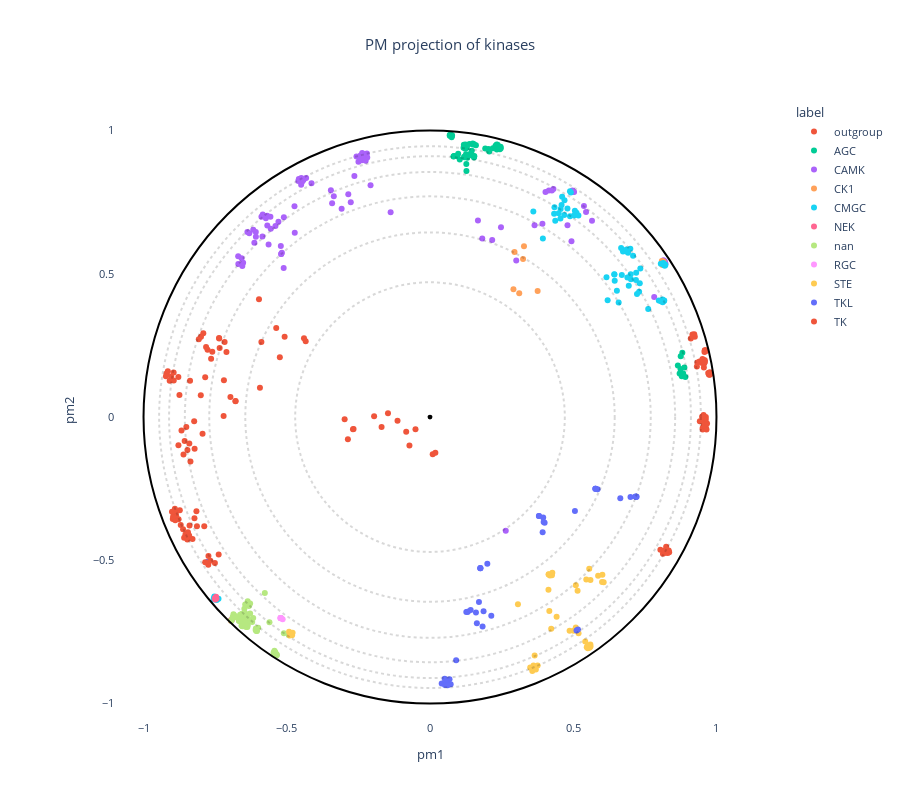

The code cell stored with this chart in its notebook:
### Code cell
# OPTIONS =================================================
#Here you can set different parameters to color & annotate the resulting projection:
title = "PM projection of kinases" 
#----------------------------------------------------------
# Select the coloring from annotation .csv file:
labels_name = "label"
# Select classes to label among the "labels_name" or "second_labels_name" column (comma separated list):
second_labels_name = ""
labels_text = []
show_text = False
#----------------------------------------------------------
# Use a custom color palette:
color_palette = colour_palette #Default: None
use_custom_palette = True
#==========================================================


#Check projection visualization parameters
#Labels name
if labels_name == "":
    labels_name = None
elif labels_name not in annotation_names:
    raise NameError(f"labels_name {labels_name} is not in the availables annotations.\nAvailables annotations: {annotation_names}")
#Second labels name
if second_labels_name == "":
    second_labels_name = None
elif second_labels_name not in annotation_names:
    raise NameError(f'"second_labels_name" {second_labels_name} is not in the availables annotations.\nAvailables annotations: {annotation_names}')

if not use_custom_palette:
    color_palette = None

#Plot graph
fig = plot_embedding_interactive(df_embedding, 
                                 labels_name = labels_name,
                                 second_labels_name = second_labels_name, 
                                 show_text = show_text,
                                 labels_text = labels_text,
                                 color_palette = color_palette, 
                                 title = title, 
                                 fontsize = 11)
fig.show()

### Figure 1 — Plotly figure (JSON) as saved in the notebook; plotly's stock layout.template omitted (floating-point values rounded to 4 significant figures; data arrays with more than 128 entries replaced by an {"elided": "..."} marker saying what was removed)
{"data": [{"customdata": {"elided": "62x3 mixed values"}, "hovertemplate": "<b>%{hovertext}</b><br><br>label=%{customdata[2]}<br>pm1=%{x}<br>pm2=%{y}<br>proteins_id=%{customdata[0]}<br>accession=%{customdata[1]}<extra></extra>", "hovertext": ["outgroup", "outgroup", "outgroup", "outgroup", "outgroup", "outgroup", "outgroup", "outgroup", "outgroup", "outgroup", "outgroup", "outgroup", "outgroup", "outgroup", "outgroup", "outgroup", "outgroup", "outgroup", "outgroup", "outgroup", "outgroup", "outgroup", "outgroup", "outgroup", "outgroup", "outgroup", "outgroup", "outgroup", "outgroup", "outgroup", "outgroup", "outgroup", "outgroup", "outgroup", "outgroup", "outgroup", "outgroup", "outgroup", "outgroup", "outgroup", "outgroup", "outgroup", "outgroup", "outgroup", "outgroup", "outgroup", "outgroup", "outgroup", "outgroup", "outgroup", "outgroup", "outgroup", "outgroup", "outgroup", "outgroup", "outgroup", "outgroup", "outgroup", "outgroup", "outgroup", "outgroup", "outgroup"], "legendgroup": "outgroup", "marker": {"color": "#EF553B", "symbol": "circle"}, "mode": "markers", "name": "outgroup", "orientation": "v", "showlegend": true, "type": "scatter", "x": [0.8043, 0.8131, 0.8297, 0.8349, 0.8334, 0.8241, 0.8262, 0.822, 0.8187, 0.9652, 0.9573, 0.9516, 0.952, 0.9628, 0.9618, 0.9574, 0.9561, 0.9671, 0.9549, 0.9626, 0.9419, 0.9628, 0.9567, 0.9546, 0.9498, 0.9582, 0.9614, 0.9617, 0.9625, 0.9592, 0.9607, 0.9593, 0.9316, 0.941, 0.9333, 0.9561, 0.9549, 0.9594, 0.9569, 0.95, 0.95, 0.9512, 0.9562, 0.9597, 0.9224, 0.9161, 0.921, 0.9244, 0.9103, 0.9179, 0.9778, 0.9736, 0.9755, 0.9799, 0.9795, 0.9712, 0.9749, 0.9767, 0.9775, 0.9771, 0.9755, 0.9775], "xaxis": "x", "y": [-0.4629, -0.4774, -0.4746, -0.4715, -0.4657, -0.4679, -0.4627, -0.4732, -0.4654, -0.04318, -0.03924, -0.03799, -0.04363, -0.03625, -0.01881, -0.02179, -0.02812, -0.02244, 0.007546, -0.008613, -0.01483, 0.0002048, 0.0002433, -0.006671, 0.001252, 0.2273, 0.2295, 0.2337, 0.2312, 0.2333, 0.2317, 0.2311, 0.177, 0.194, 0.1905, 0.1735, 0.199, 0.1984, 0.1875, 0.1945, 0.1884, 0.203, 0.1933, 0.1925, 0.2893, 0.2883, 0.2847, 0.2808, 0.274, 0.2818, 0.1484, 0.149, 0.1476, 0.1525, 0.1541, 0.1535, 0.152, 0.1562, 0.1526, 0.154, 0.1541, 0.1512], "yaxis": "y"}, {"customdata": {"elided": "64x3 mixed values"}, "hovertemplate": "<b>%{hovertext}</b><br><br>label=%{customdata[2]}<br>pm1=%{x}<br>pm2=%{y}<br>proteins_id=%{customdata[0]}<br>accession=%{customdata[1]}<extra></extra>", "hovertext": ["AGC", "AGC", "AGC", "AGC", "AGC", "AGC", "AGC", "AGC", "AGC", "AGC", "AGC", "AGC", "AGC", "AGC", "AGC", "AGC", "AGC", "AGC", "AGC", "AGC", "AGC", "AGC", "AGC", "AGC", "AGC", "AGC", "AGC", "AGC", "AGC", "AGC", "AGC", "AGC", "AGC", "AGC", "AGC", "AGC", "AGC", "AGC", "AGC", "AGC", "AGC", "AGC", "AGC", "AGC", "AGC", "AGC", "AGC", "AGC", "AGC", "AGC", "AGC", "AGC", "AGC", "AGC", "AGC", "AGC", "AGC", "AGC", "AGC", "AGC", "AGC", "AGC", "AGC", "AGC"], "legendgroup": "AGC", "marker": {"color": "#00cc96", "symbol": "circle"}, "mode": "markers", "name": "AGC", "orientation": "v", "showlegend": true, "type": "scatter", "x": [0.8809, 0.8752, 0.8789, 0.8714, 0.8914, 0.8839, 0.8652, 0.888, 0.8745, 0.06893, 0.07084, 0.06911, 0.07323, 0.07308, 0.07199, 0.07544, 0.0769, 0.07616, 0.2068, 0.2044, 0.1928, 0.1182, 0.1236, 0.1286, 0.117, 0.123, 0.2198, 0.2327, 0.2359, 0.2311, 0.2308, 0.244, 0.2471, 0.2464, 0.2336, 0.2288, 0.2333, 0.2374, 0.2396, 0.2438, 0.1376, 0.1492, 0.1505, 0.1537, 0.1603, 0.1545, 0.1536, 0.1543, 0.1451, 0.1389, 0.1388, 0.1196, 0.1192, 0.1268, 0.1272, 0.08426, 0.09483, 0.09837, 0.083, 0.08198, 0.1039, 0.1256, 0.1303, 0.1458], "xaxis": "x", "y": [0.2243, 0.2126, 0.1427, 0.1525, 0.1403, 0.1519, 0.1797, 0.1731, 0.1675, 0.9845, 0.9856, 0.9818, 0.985, 0.9827, 0.9811, 0.9765, 0.9835, 0.9813, 0.9272, 0.9362, 0.9379, 0.9508, 0.9518, 0.9405, 0.9404, 0.937, 0.9387, 0.9515, 0.951, 0.9416, 0.9447, 0.9397, 0.9382, 0.9437, 0.9459, 0.9472, 0.9339, 0.9392, 0.9449, 0.9346, 0.9531, 0.955, 0.9512, 0.9524, 0.9492, 0.9118, 0.9062, 0.9096, 0.9139, 0.917, 0.9172, 0.9074, 0.9091, 0.8835, 0.8588, 0.9115, 0.9105, 0.9191, 0.9105, 0.9093, 0.8994, 0.9176, 0.9056, 0.9296], "yaxis": "y"}, {"customdata": {"elided": "83x3 mixed values"}, "hovertemplate": "<b>%{hovertext}</b><br><br>label=%{customdata[2]}<br>pm1=%{x}<br>pm2=%{y}<br>proteins_id=%{customdata[0]}<br>accession=%{customdata[1]}<extra></extra>", "hovertext": ["CAMK", "CAMK", "CAMK", "CAMK", "CAMK", "CAMK", "CAMK", "CAMK", "CAMK", "CAMK", "CAMK", "CAMK", "CAMK", "CAMK", "CAMK", "CAMK", "CAMK", "CAMK", "CAMK", "CAMK", "CAMK", "CAMK", "CAMK", "CAMK", "CAMK", "CAMK", "CAMK", "CAMK", "CAMK", "CAMK", "CAMK", "CAMK", "CAMK", "CAMK", "CAMK", "CAMK", "CAMK", "CAMK", "CAMK", "CAMK", "CAMK", "CAMK", "CAMK", "CAMK", "CAMK", "CAMK", "CAMK", "CAMK", "CAMK", "CAMK", "CAMK", "CAMK", "CAMK", "CAMK", "CAMK", "CAMK", "CAMK", "CAMK", "CAMK", "CAMK", "CAMK", "CAMK", "CAMK", "CAMK", "CAMK", "CAMK", "CAMK", "CAMK", "CAMK", "CAMK", "CAMK", "CAMK", "CAMK", "CAMK", "CAMK", "CAMK", "CAMK", "CAMK", "CAMK", "CAMK", "CAMK", "CAMK", "CAMK"], "legendgroup": "CAMK", "marker": {"color": "#ab63fa", "symbol": "circle"}, "mode": "markers", "name": "CAMK", "orientation": "v", "showlegend": true, "type": "scatter", "x": [0.8221, 0.8198, 0.8181, 0.8152, 0.4032, 0.2645, 0.4308, 0.415, 0.4255, 0.4939, 0.5447, 0.5655, 0.5373, 0.4799, 0.4986, 0.5029, 0.4972, 0.7827, -0.2639, -0.2075, -0.2204, -0.2367, -0.2307, -0.2377, -0.219, -0.2566, -0.2245, -0.2497, -0.2427, -0.236, -0.2449, 0.3649, 0.3924, -0.5207, -0.5108, -0.517, -0.5194, -0.5194, -0.4721, -0.5839, -0.5884, -0.1374, -0.473, -0.6374, -0.6307, -0.6078, -0.6081, -0.6131, -0.617, -0.3417, -0.3459, -0.3358, -0.3085, -0.2766, -0.2852, -0.5729, -0.5682, -0.557, -0.6691, -0.6523, -0.6551, -0.6577, -0.6696, -0.5102, -0.529, -0.5849, -0.5634, -0.5679, -0.5558, -0.5396, -0.4596, -0.4493, -0.4579, -0.4136, -0.4325, -0.4417, -0.4458, -0.4498, 0.1824, 0.2171, 0.2478, 0.1673, 0.3011], "xaxis": "x", "y": [0.5355, 0.5418, 0.5452, 0.5472, 0.7861, -0.3971, 0.7958, 0.7914, 0.7907, 0.6139, 0.7156, 0.6852, 0.7366, 0.6696, 0.7858, 0.7855, 0.791, 0.4195, 0.842, 0.8093, 0.9205, 0.922, 0.9172, 0.8967, 0.9061, 0.9095, 0.8945, 0.8917, 0.913, 0.9065, 0.9014, 0.6698, 0.675, 0.5972, 0.5208, 0.5735, 0.5691, 0.5689, 0.6433, 0.7074, 0.6995, 0.7147, 0.7357, 0.6465, 0.6416, 0.6291, 0.6461, 0.6082, 0.6542, 0.7461, 0.7916, 0.7712, 0.7273, 0.75, 0.7781, 0.6939, 0.703, 0.6991, 0.5346, 0.5386, 0.5277, 0.5542, 0.5618, 0.6975, 0.6815, 0.6307, 0.6027, 0.6686, 0.6578, 0.6672, 0.8241, 0.8347, 0.8313, 0.816, 0.8344, 0.828, 0.8222, 0.8107, 0.6232, 0.6182, 0.6631, 0.6866, 0.5462], "yaxis": "y"}, {"customdata": [[210, "P48729", "CK1"], [211, "Q8N752", "CK1"], [212, "P48730", "CK1"], [213, "P49674", "CK1"], [214, "P78368", "CK1"], [215, "Q9HCP0", "CK1"], [216, "Q9Y6M4", "CK1"], [217, "Q5TCY1", "CK1"], [218, "Q6IQ55", "CK1"], [219, "Q86Y07", "CK1"], [220, "Q8IV63", "CK1"], [221, "Q99986", "CK1"]], "hovertemplate": "<b>%{hovertext}</b><br><br>label=%{customdata[2]}<br>pm1=%{x}<br>pm2=%{y}<br>proteins_id=%{customdata[0]}<br>accession=%{customdata[1]}<extra></extra>", "hovertext": ["CK1", "CK1", "CK1", "CK1", "CK1", "CK1", "CK1", "CK1", "CK1", "CK1", "CK1", "CK1"], "legendgroup": "CK1", "marker": {"color": "#FFA15A", "symbol": "circle"}, "mode": "markers", "name": "CK1", "orientation": "v", "showlegend": true, "type": "scatter", "x": [0.3281, 0.295, 0.3249, 0.3758, 0.2913, 0.3115, 0.8152, 0.8119, 0.8094, 0.8112, 0.8108, 0.8157], "xaxis": "x", "y": [0.5965, 0.5763, 0.5522, 0.4401, 0.4462, 0.4322, 0.5435, 0.542, 0.5447, 0.531, 0.5343, 0.535], "yaxis": "y"}, {"customdata": {"elided": "65x3 mixed values"}, "hovertemplate": "<b>%{hovertext}</b><br><br>label=%{customdata[2]}<br>pm1=%{x}<br>pm2=%{y}<br>proteins_id=%{customdata[0]}<br>accession=%{customdata[1]}<extra></extra>", "hovertext": ["CMGC", "CMGC", "CMGC", "CMGC", "CMGC", "CMGC", "CMGC", "CMGC", "CMGC", "CMGC", "CMGC", "CMGC", "CMGC", "CMGC", "CMGC", "CMGC", "CMGC", "CMGC", "CMGC", "CMGC", "CMGC", "CMGC", "CMGC", "CMGC", "CMGC", "CMGC", "CMGC", "CMGC", "CMGC", "CMGC", "CMGC", "CMGC", "CMGC", "CMGC", "CMGC", "CMGC", "CMGC", "CMGC", "CMGC", "CMGC", "CMGC", "CMGC", "CMGC", "CMGC", "CMGC", "CMGC", "CMGC", "CMGC", "CMGC", "CMGC", "CMGC", "CMGC", "CMGC", "CMGC", "CMGC", "CMGC", "CMGC", "CMGC", "CMGC", "CMGC", "CMGC", "CMGC", "CMGC", "CMGC", "CMGC"], "legendgroup": "CMGC", "marker": {"color": "#19d3f3", "symbol": "circle"}, "mode": "markers", "name": "CMGC", "orientation": "v", "showlegend": true, "type": "scatter", "x": [0.8057, 0.8141, 0.8191, 0.8194, 0.8216, 0.8166, 0.4687, 0.4918, 0.4886, 0.4345, 0.4887, 0.4491, 0.394, 0.3607, 0.5112, 0.5057, 0.5031, 0.5181, 0.456, 0.4333, 0.4372, 0.4554, 0.4593, 0.4695, 0.4613, 0.4798, 0.8177, 0.7988, 0.8166, 0.8123, 0.8117, 0.8062, 0.616, 0.6435, 0.6434, 0.6736, 0.6859, 0.6672, 0.6914, 0.6832, 0.7617, 0.6993, 0.7088, 0.73, 0.7226, 0.6201, 0.6696, 0.6586, 0.6524, 0.6448, 0.7197, 0.7323, 0.7189, 0.7342, 0.7013, 0.689, 0.6939, 0.7006, -0.7529, -0.7552, -0.7447, -0.7383, -0.7508, -0.7529, -0.754], "xaxis": "x", "y": [0.5354, 0.5375, 0.534, 0.5285, 0.5305, 0.5308, 0.7051, 0.7836, 0.7883, 0.7323, 0.7013, 0.7118, 0.6233, 0.7176, 0.7137, 0.7205, 0.7034, 0.7036, 0.7266, 0.71, 0.6854, 0.6935, 0.7402, 0.7568, 0.7692, 0.7285, 0.4067, 0.4066, 0.4051, 0.4009, 0.4102, 0.4042, 0.4884, 0.4982, 0.4982, 0.5781, 0.5848, 0.5904, 0.574, 0.5787, 0.3774, 0.588, 0.5634, 0.4373, 0.4294, 0.4076, 0.4959, 0.3999, 0.4413, 0.4759, 0.5037, 0.4674, 0.4782, 0.5187, 0.481, 0.487, 0.4588, 0.4982, -0.6259, -0.635, -0.6384, -0.634, -0.6283, -0.6365, -0.6324], "yaxis": "y"}, {"customdata": [[287, "P51956", "NEK"], [288, "Q6P3R8", "NEK"], [289, "Q96PY6", "NEK"], [290, "Q6ZWH5", "NEK"], [291, "Q8NG66", "NEK"], [292, "P51955", "NEK"], [293, "P51957", "NEK"], [294, "Q8TDX7", "NEK"], [295, "Q9HC98", "NEK"], [296, "Q86SG6", "NEK"], [297, "Q8TD19", "NEK"]], "hovertemplate": "<b>%{hovertext}</b><br><br>label=%{customdata[2]}<br>pm1=%{x}<br>pm2=%{y}<br>proteins_id=%{customdata[0]}<br>accession=%{customdata[1]}<extra></extra>", "hovertext": ["NEK", "NEK", "NEK", "NEK", "NEK", "NEK", "NEK", "NEK", "NEK", "NEK", "NEK"], "legendgroup": "NEK", "marker": {"color": "#FF6692", "symbol": "circle"}, "mode": "markers", "name": "NEK", "orientation": "v", "showlegend": true, "type": "scatter", "x": [-0.7514, -0.7493, -0.747, -0.7468, -0.7503, -0.7481, -0.7454, -0.6923, -0.6935, -0.6948, -0.6944], "xaxis": "x", "y": [-0.6345, -0.637, -0.627, -0.6299, -0.6319, -0.6327, -0.6329, -0.7078, -0.7097, -0.7095, -0.7114], "yaxis": "y"}, {"customdata": {"elided": "72x3 mixed values"}, "hovertemplate": "<b>%{hovertext}</b><br><br>label=%{customdata[2]}<br>pm1=%{x}<br>pm2=%{y}<br>proteins_id=%{customdata[0]}<br>accession=%{customdata[1]}<extra></extra>", "hovertext": ["nan", "nan", "nan", "nan", "nan", "nan", "nan", "nan", "nan", "nan", "nan", "nan", "nan", "nan", "nan", "nan", "nan", "nan", "nan", "nan", "nan", "nan", "nan", "nan", "nan", "nan", "nan", "nan", "nan", "nan", "nan", "nan", "nan", "nan", "nan", "nan", "nan", "nan", "nan", "nan", "nan", "nan", "nan", "nan", "nan", "nan", "nan", "nan", "nan", "nan", "nan", "nan", "nan", "nan", "nan", "nan", "nan", "nan", "nan", "nan", "nan", "nan", "nan", "nan", "nan", "nan", "nan", "nan", "nan", "nan", "nan", "nan"], "legendgroup": "nan", "marker": {"color": "#B6E880", "symbol": "circle"}, "mode": "markers", "name": "nan", "orientation": "v", "showlegend": true, "type": "scatter", "x": [-0.6929, -0.6943, -0.6934, -0.6861, -0.6835, -0.6889, -0.6863, -0.6664, -0.6667, -0.6669, -0.543, -0.5418, -0.5375, -0.5384, -0.535, -0.5348, -0.5364, -0.5423, -0.5387, -0.5409, -0.5462, -0.5444, -0.5419, -0.5394, -0.5429, -0.6371, -0.6359, -0.6341, -0.6368, -0.6364, -0.6323, -0.6451, -0.6422, -0.6279, -0.6172, -0.6207, -0.6577, -0.6589, -0.6632, -0.6603, -0.6539, -0.6424, -0.6563, -0.6609, -0.6631, -0.6732, -0.6517, -0.648, -0.6485, -0.6279, -0.6454, -0.6039, -0.6087, -0.6063, -0.6043, -0.5998, -0.6078, -0.658, -0.6554, -0.6563, -0.6543, -0.642, -0.6443, -0.6386, -0.6376, -0.6526, -0.645, -0.5766, -0.5605, -0.4927, -0.5102, -0.5207], "xaxis": "x", "y": [-0.7112, -0.7103, -0.7106, -0.6885, -0.6917, -0.6975, -0.7, -0.7119, -0.71, -0.7101, -0.8159, -0.8195, -0.8298, -0.8315, -0.8284, -0.831, -0.8314, -0.828, -0.8269, -0.8266, -0.8223, -0.8206, -0.8227, -0.8226, -0.8244, -0.7148, -0.7253, -0.707, -0.7, -0.643, -0.6591, -0.6541, -0.6555, -0.651, -0.7017, -0.7149, -0.7148, -0.7034, -0.7033, -0.6984, -0.6991, -0.6963, -0.6862, -0.7079, -0.6898, -0.6994, -0.7089, -0.6694, -0.6892, -0.6852, -0.6844, -0.7468, -0.7429, -0.7465, -0.7418, -0.7354, -0.7376, -0.7276, -0.7296, -0.7282, -0.7303, -0.7327, -0.7274, -0.7296, -0.7327, -0.7232, -0.7213, -0.6138, -0.7163, -0.7619, -0.7541, -0.7016], "yaxis": "y"}, {"customdata": [[370, "P16066", "RGC"], [371, "P20594", "RGC"], [372, "P25092", "RGC"], [373, "P51841", "RGC"], [374, "Q02846", "RGC"]], "hovertemplate": "<b>%{hovertext}</b><br><br>label=%{customdata[2]}<br>pm1=%{x}<br>pm2=%{y}<br>proteins_id=%{customdata[0]}<br>accession=%{customdata[1]}<extra></extra>", "hovertext": ["RGC", "RGC", "RGC", "RGC", "RGC"], "legendgroup": "RGC", "marker": {"color": "#FF97FF", "symbol": "circle"}, "mode": "markers", "name": "RGC", "orientation": "v", "showlegend": true, "type": "scatter", "x": [-0.5144, -0.5225, -0.5211, -0.5206, -0.5209], "xaxis": "x", "y": [-0.7054, -0.7017, -0.7017, -0.7014, -0.7021], "yaxis": "y"}, {"customdata": {"elided": "47x3 mixed values"}, "hovertemplate": "<b>%{hovertext}</b><br><br>label=%{customdata[2]}<br>pm1=%{x}<br>pm2=%{y}<br>proteins_id=%{customdata[0]}<br>accession=%{customdata[1]}<extra></extra>", "hovertext": ["STE", "STE", "STE", "STE", "STE", "STE", "STE", "STE", "STE", "STE", "STE", "STE", "STE", "STE", "STE", "STE", "STE", "STE", "STE", "STE", "STE", "STE", "STE", "STE", "STE", "STE", "STE", "STE", "STE", "STE", "STE", "STE", "STE", "STE", "STE", "STE", "STE", "STE", "STE", "STE", "STE", "STE", "STE", "STE", "STE", "STE", "STE"], "legendgroup": "STE", "marker": {"color": "#FECB52", "symbol": "circle"}, "mode": "markers", "name": "STE", "orientation": "v", "showlegend": true, "type": "scatter", "x": [-0.4814, -0.4797, -0.492, -0.4869, -0.4893, -0.4876, 0.4143, 0.427, 0.4186, 0.4256, 0.4143, 0.509, 0.5151, 0.5601, 0.5455, 0.5559, 0.6018, 0.5868, 0.6062, 0.6006, 0.307, 0.4166, 0.4135, 0.442, 0.3758, 0.3653, 0.3571, 0.3498, 0.3589, 0.3655, 0.3614, 0.3695, 0.5598, 0.542, 0.5603, 0.5577, 0.5556, 0.5539, 0.5472, 0.5508, 0.554, 0.55, 0.4231, 0.5089, 0.5014, 0.4873, 0.5186], "xaxis": "x", "y": [-0.7618, -0.7526, -0.7494, -0.7606, -0.7622, -0.7604, -0.549, -0.5435, -0.5529, -0.5525, -0.5491, -0.5867, -0.6064, -0.5683, -0.5671, -0.5291, -0.5502, -0.554, -0.5763, -0.5756, -0.6534, -0.6766, -0.6025, -0.6966, -0.867, -0.8324, -0.8861, -0.8743, -0.8785, -0.8761, -0.8674, -0.8814, -0.7936, -0.783, -0.8007, -0.8044, -0.8, -0.8019, -0.803, -0.807, -0.8055, -0.7989, -0.7391, -0.7349, -0.7455, -0.746, -0.7543], "yaxis": "y"}, {"customdata": {"elided": "43x3 mixed values"}, "hovertemplate": "<b>%{hovertext}</b><br><br>label=%{customdata[2]}<br>pm1=%{x}<br>pm2=%{y}<br>proteins_id=%{customdata[0]}<br>accession=%{customdata[1]}<extra></extra>", "hovertext": ["TKL", "TKL", "TKL", "TKL", "TKL", "TKL", "TKL", "TKL", "TKL", "TKL", "TKL", "TKL", "TKL", "TKL", "TKL", "TKL", "TKL", "TKL", "TKL", "TKL", "TKL", "TKL", "TKL", "TKL", "TKL", "TKL", "TKL", "TKL", "TKL", "TKL", "TKL", "TKL", "TKL", "TKL", "TKL", "TKL", "TKL", "TKL", "TKL", "TKL", "TKL", "TKL", "TKL"], "legendgroup": "TKL", "marker": {"color": "#636efa", "symbol": "circle"}, "mode": "markers", "name": "TKL", "orientation": "v", "showlegend": true, "type": "scatter", "x": [0.5115, 0.5164, 0.04077, 0.05215, 0.06809, 0.05697, 0.0512, 0.07213, 0.06187, 0.2001, 0.1755, 0.1758, 0.1759, 0.09129, 0.1836, 0.1636, 0.2139, 0.187, 0.1604, 0.1709, 0.1268, 0.1315, 0.1315, 0.142, 0.5848, 0.5782, 0.5775, 0.5771, 0.3932, 0.3805, 0.3801, 0.5059, 0.4001, 0.3967, 0.3951, 0.7192, 0.7194, 0.7172, 0.6643, 0.7213, 0.6998, 0.7194, -0.7761], "xaxis": "x", "y": [-0.7454, -0.7418, -0.9299, -0.9356, -0.9155, -0.926, -0.9132, -0.9322, -0.9361, -0.5122, -0.5279, -0.5277, -0.5266, -0.8487, -0.7309, -0.7197, -0.6932, -0.6774, -0.6819, -0.6454, -0.6805, -0.6796, -0.6795, -0.6732, -0.2521, -0.2505, -0.2505, -0.2504, -0.4018, -0.3456, -0.3457, -0.3274, -0.3689, -0.3658, -0.3505, -0.2779, -0.2779, -0.2775, -0.2831, -0.2782, -0.2791, -0.2779, -0.5051], "yaxis": "y"}, {"customdata": {"elided": "94x3 mixed values"}, "hovertemplate": "<b>%{hovertext}</b><br><br>label=%{customdata[2]}<br>pm1=%{x}<br>pm2=%{y}<br>proteins_id=%{customdata[0]}<br>accession=%{customdata[1]}<extra></extra>", "hovertext": ["TK", "TK", "TK", "TK", "TK", "TK", "TK", "TK", "TK", "TK", "TK", "TK", "TK", "TK", "TK", "TK", "TK", "TK", "TK", "TK", "TK", "TK", "TK", "TK", "TK", "TK", "TK", "TK", "TK", "TK", "TK", "TK", "TK", "TK", "TK", "TK", "TK", "TK", "TK", "TK", "TK", "TK", "TK", "TK", "TK", "TK", "TK", "TK", "TK", "TK", "TK", "TK", "TK", "TK", "TK", "TK", "TK", "TK", "TK", "TK", "TK", "TK", "TK", "TK", "TK", "TK", "TK", "TK", "TK", "TK", "TK", "TK", "TK", "TK", "TK", "TK", "TK", "TK", "TK", "TK", "TK", "TK", "TK", "TK", "TK", "TK", "TK", "TK", "TK", "TK", "TK", "TK", "TK", "TK"], "legendgroup": "TK", "marker": {"color": "#EF553B", "symbol": "circle"}, "mode": "markers", "name": "TK", "orientation": "v", "showlegend": true, "type": "scatter", "x": [-0.7666, -0.774, -0.7848, -0.7734, -0.7508, -0.7377, -0.8537, -0.829, -0.8408, -0.8583, -0.8449, -0.8487, -0.8471, -0.8701, -0.8619, -0.8978, -0.8776, -0.8898, -0.8893, -0.8858, -0.8966, -0.8913, -0.8867, -0.8733, -0.8917, -0.8905, -0.9007, -0.8394, -0.788, -0.8153, -0.8222, -0.8135, -0.298, -0.2689, -0.2866, -0.2669, 0.009448, 0.01867, -0.1134, -0.1467, -0.169, -0.05064, -0.07184, -0.1951, -0.08304, -0.5242, -0.5075, -0.4399, -0.4339, -0.5969, -0.5885, -0.5368, -0.8002, -0.7847, -0.8506, -0.8675, -0.794, -0.8232, -0.8604, -0.8782, -0.8217, -0.8565, -0.8402, -0.8362, -0.8467, -0.7359, -0.7364, -0.7765, -0.7816, -0.7641, -0.717, -0.7105, -0.7343, -0.7914, -0.8071, -0.76, -0.7994, 0.8244, -0.6967, -0.7204, -0.6791, -0.6787, -0.5936, -0.8377, -0.7194, -0.8746, -0.9152, -0.9197, -0.9219, -0.8784, -0.8949, -0.9087, -0.9035, -0.8945], "xaxis": "x", "y": [-0.5016, -0.515, -0.507, -0.485, -0.5096, -0.4799, -0.41, -0.426, -0.413, -0.4208, -0.4023, -0.4202, -0.4269, -0.3765, -0.3915, -0.3556, -0.3568, -0.3529, -0.3599, -0.3455, -0.347, -0.3424, -0.3332, -0.3251, -0.3285, -0.3198, -0.33, -0.3788, -0.3815, -0.329, -0.3528, -0.3811, -0.00753, -0.04239, -0.0776, -0.04181, -0.1294, -0.1242, -0.0129, 0.01332, -0.03438, -0.04224, -0.09917, 0.003109, -0.0514, 0.2092, 0.2806, 0.2751, 0.2644, 0.4114, 0.2623, 0.3109, 0.07609, 0.1391, -0.03416, -0.0472, -0.05805, -0.01421, -0.1307, -0.09814, -0.1109, -0.0831, -0.09177, -0.1551, -0.1145, 0.2747, 0.2764, 0.2348, 0.2451, 0.2033, 0.2619, 0.2276, 0.2414, 0.2929, 0.2717, 0.2283, 0.2808, -0.453, 0.06981, 0.004089, 0.05573, 0.05585, 0.1023, 0.1267, 0.1288, 0.07694, 0.1604, 0.1523, 0.1422, 0.1396, 0.1553, 0.1265, 0.1415, 0.128], "yaxis": "y"}], "layout": {"font": {"size": 11}, "height": 800, "legend": {"title": {"text": "label"}, "tracegroupgap": 0}, "plot_bgcolor": "rgba(0, 0, 0, 0)", "shapes": [{"line": {"color": "black", "dash": "dot"}, "opacity": 0.15, "type": "circle", "x0": -0.4706, "x1": 0.4706, "y0": -0.4706, "y1": 0.4706}, {"line": {"color": "black", "dash": "dot"}, "opacity": 0.15, "type": "circle", "x0": -0.6447, "x1": 0.6447, "y0": -0.6447, "y1": 0.6447}, {"line": {"color": "black", "dash": "dot"}, "opacity": 0.15, "type": "circle", "x0": -0.7705, "x1": 0.7705, "y0": -0.7705, "y1": 0.7705}, {"line": {"color": "black", "dash": "dot"}, "opacity": 0.15, "type": "circle", "x0": -0.8557, "x1": 0.8557, "y0": -0.8557, "y1": 0.8557}, {"line": {"color": "black", "dash": "dot"}, "opacity": 0.15, "type": "circle", "x0": -0.9108, "x1": 0.9108, "y0": -0.9108, "y1": 0.9108}, {"line": {"color": "black", "dash": "dot"}, "opacity": 0.15, "type": "circle", "x0": -0.9455, "x1": 0.9455, "y0": -0.9455, "y1": 0.9455}, {"line": {"color": "Black"}, "type": "circle", "x0": -1, "x1": 1, "xref": "x", "y0": -1, "y1": 1, "yref": "y"}, {"fillcolor": "Black", "line": {"color": "Black"}, "type": "circle", "x0": -0.005, "x1": 0.005, "xref": "x", "y0": -0.005, "y1": 0.005, "yref": "y"}], "title": {"text": "PM projection of kinases", "x": 0.5}, "xaxis": {"anchor": "y", "constrain": "domain", "domain": [0, 1], "range": [-1.1, 1.1], "title": {"text": "pm1"}}, "yaxis": {"anchor": "x", "domain": [0, 1], "scaleanchor": "x", "scaleratio": 1, "title": {"text": "pm2"}}, "yaxis2": {"layer": "below traces", "matches": "y", "overlaying": "y"}}}
